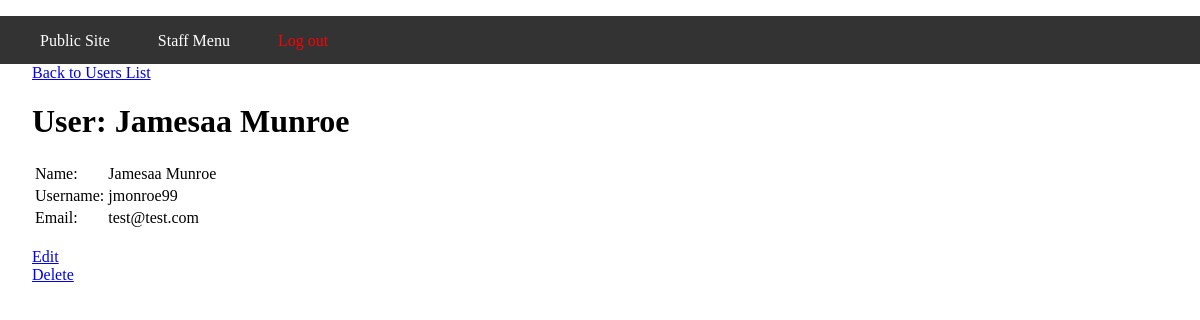
Page /globitek/public/staff/users/show.php?id=1 (signed in) on the committed database.
### tables this page shows
CREATE TABLE `users` (
  `id` int(11) NOT NULL,
  `first_name` varchar(255) DEFAULT NULL,
  `last_name` varchar(255) DEFAULT NULL,
  `email` varchar(255) DEFAULT NULL,
  `username` varchar(255) DEFAULT NULL,
  `created_at` datetime DEFAULT NULL,
  `hashed_password` varchar(255) DEFAULT NULL
);

### globitek/private/database.php (called while the page is built, shortened)
<?php
  function db_query($connection, $sql) {
    $result_set = mysqli_query($connection, $sql);
    return $result_set;
  }
  function db_fetch_assoc($result_set) {
    return mysqli_fetch_assoc($result_set);
  }
  function db_escape($connection, $string) {
    return mysqli_real_escape_string($connection, $string);
  }
?>

### globitek/private/query_functions.php (called while the page is built, shortened)
<?php
  function find_user_by_id($id=0) {
    global $db;
    $sql = "SELECT * FROM users ";
    $sql .= "WHERE id='" . db_escape($db, $id) . "' ";
    $sql .= "LIMIT 1;";
    $users_result = db_query($db, $sql);
    return $users_result;
  }
?>

### globitek/private/functions.php (called while the page is built, shortened)
<?php
  function h($string="") {
    return htmlspecialchars($string);
  }
  function u($string="") {
    return urlencode($string);
  }
?>

### globitek/public/staff/users/show.php (the view, shortened to what this page needs)
<?php
$id = $_GET['id'];
$users_result = find_user_by_id($id);
$user = db_fetch_assoc($users_result);
?>
<div id="main-content">
  <a href="index.php">Back to Users List</a><br />
  <h1>User: <?php echo h($user['first_name']) . " " . h($user['last_name']); ?></h1>
  <?php
    echo "<table id=\"user\">";
    echo "<tr>";
    echo "<td>Name: </td>";
    echo "<td>" . h($user['first_name']). " " . h($user['last_name']) . "</td>";
    echo "</tr>";
    echo "<tr>";
    echo "<td>Username: </td>";
    echo "<td>" . h($user['username']) . "</td>";
    echo "</tr>";
    echo "<tr>";
    echo "<td>Email: </td>";
    echo "<td>" . h($user['email']) . "</td>";
    echo "</tr>";
    echo "</table>";
  ?>
  <br />
  <a href="edit.php?id=<?php echo h(u($user['id'])); ?>">Edit</a><br />
  <a href="delete.php?id=<?php echo h(u($user['id'])); ?>">Delete</a><br />
</div>
<?php include(SHARED_PATH . '/footer.php'); ?>

### globitek/private/shared/header.php (style rules this page uses)
html, body { margin: 0; padding: 0; height: 100%; width: 100%; }
#main-content { padding: 0 2em; }

### rows in the picture
users: first_name "Jamesaa", last_name "Munroe", username "jmonroe99", email "test@test.com"
